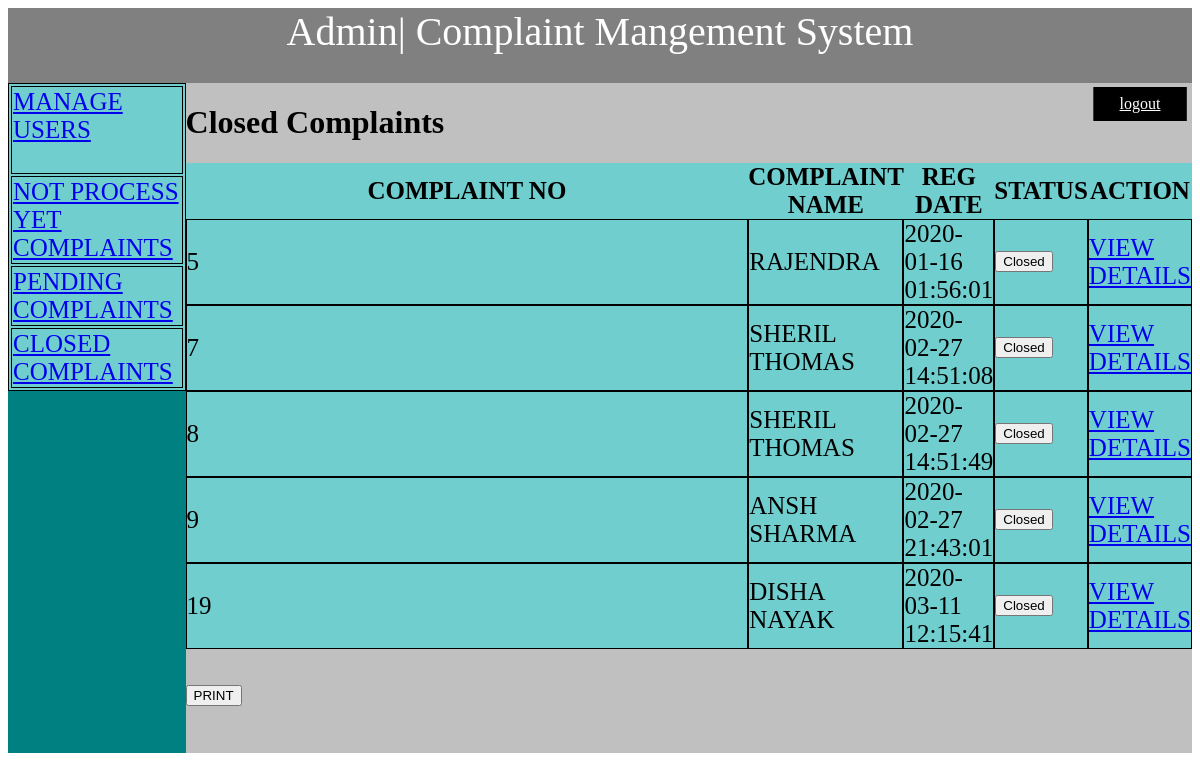
The page /admin/closed-complaint.php (signed in) on the database its author committed.
### tables this page shows
CREATE TABLE `tblcomplaints` (
  `complaintNumber` int(11) NOT NULL,
  `userId` int(11) DEFAULT NULL,
  `complaintDetails` mediumtext DEFAULT NULL,
  `regDate` timestamp NULL DEFAULT current_timestamp(),
  `status` varchar(50) DEFAULT NULL,
  `lastUpdationDate` timestamp NULL DEFAULT NULL ON UPDATE current_timestamp()
);

CREATE TABLE `users` (
  `id` int(11) NOT NULL,
  `fullName` varchar(255) DEFAULT NULL,
  `userEmail` varchar(255) DEFAULT NULL,
  `password` varchar(255) DEFAULT NULL,
  `contactNo` bigint(11) DEFAULT NULL,
  `regDate` timestamp NOT NULL DEFAULT current_timestamp(),
  `updationDate` time DEFAULT '00:00:00',
  `status` int(1) DEFAULT NULL
);

### admin/closed-complaint.php (the view, shortened to what this page needs)
<?php
include('include/config.php');
if(strlen($_SESSION['login'])==0)
	{
header('location:index.php');
}
else
{
?>
<html>
<head>
	<link rel="stylesheet" type="text/css" href="s.css">
</head>
<body>
<div >
 <div class="main">
<div class="nav">Admin| Complaint Mangement System</div>
<div class="left">
			<form>
			<table>
			<tr><td> <a href="manage-users.php">Manage Users</a><br><br> </td></tr>
			<tr><td><a href="notprocess-complaint.php">	Not Process Yet Complaints  </a></td></tr>
			<tr><td><a href="inprocess-complaint.php">	Pending Complaints </a> </td></tr>
			<tr><td><a href="closed-complaint.php">	Closed Complaints </a> </td></tr>
			</table>
			</form>
</div>
       <div class="content">
       <a href="logout.php" class="btnn">logout</a>
       <div><h1>Closed Complaints</h1>
	   </div>
		<div >
          <table cellpadding="0" cellspacing="0" border="0"  >
			<thead>
			  <tr>
				<th>Complaint No</th>
		     	<th>complaint Name</th>
				<th>Reg Date</th>
				<th>Status</th>
				<th>Action</th>
			  </tr>
			</thead>
<tbody>
<?php
$st='closed';
$query=mysqli_query($conn,"select tblcomplaints.*,users.fullName as name from tblcomplaints join users on users.id=tblcomplaints.userId where tblcomplaints.status='$st'");
while($row=mysqli_fetch_array($query))
{
?>
<tr>
	<td><?php echo $row['complaintNumber'];?></td>
	<td><?php echo $row['name'];?></td>
	<td><?php echo $row['regDate'];?></td>
	<td><button type="button" class="btn btn-success">Closed</button></td>
	<td><a href="complaint-details.php?cid=<?php echo $row['complaintNumber'];?>"> View Details</a></td>
</tr>
<?php  } ?>
</tbody>
</table>
<br><br> <button onclick="myF()">PRINT </button>
</div>
	</div>
	</div>
	</div>
</body>
<?php } ?>

### admin/s.css (style rules this page uses)
div.nav { background-color: gray; width: 100%; height: 75px; text-align: center; font-size: 40px; color: white; }
div.left { background-color: #008080; width: 15%; height: 670px; float: left; }
div.left table,tr,td { border: 1px solid black; outline: none; height: 15px; width:100%; background: #70cece; color: #000000; text-transform:uppercase; font-size: 25px; }
div.content { background-color: #C0C0C0; width: 85%; height: 670px; float: left; overflow: scroll; }
.btnn { border:1px solid #000; padding:7px 25px; color:white; text-decoration:excellance; background-color:black; position:absolute; top:13%; left:95%; transform:translate(-50%,-50%); }

### rows shown on the page
tblcomplaints: complaintNumber "5", userId.fullName "RAJENDRA", regDate "2020-01-16 01:56:01"
tblcomplaints: complaintNumber "7", userId.fullName "SHERIL THOMAS", regDate "2020-02-27 14:51:08"
tblcomplaints: complaintNumber "8", userId.fullName "SHERIL THOMAS", regDate "2020-02-27 14:51:49"
tblcomplaints: complaintNumber "9", userId.fullName "ANSH SHARMA", regDate "2020-02-27 21:43:01"
tblcomplaints: complaintNumber "19", userId.fullName "DISHA NAYAK", regDate "2020-03-11 12:15:41"
